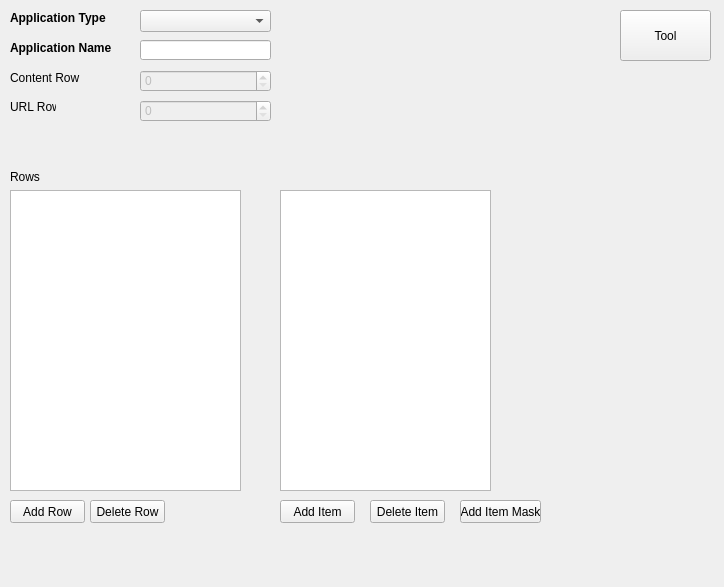
<?xml version="1.0" encoding="UTF-8"?>
<ui version="4.0">
 <class>UI_ThirdPage</class>
 <widget class="QWizardPage" name="UI_ThirdPage">
  <property name="geometry">
   <rect>
    <x>0</x>
    <y>0</y>
    <width>724</width>
    <height>587</height>
   </rect>
  </property>
  <property name="windowTitle">
   <string>WizardPage</string>
  </property>
  <widget class="QListView" name="RowList">
   <property name="geometry">
    <rect>
     <x>10</x>
     <y>190</y>
     <width>231</width>
     <height>301</height>
    </rect>
   </property>
  </widget>
  <widget class="QLabel" name="label">
   <property name="geometry">
    <rect>
     <x>10</x>
     <y>170</y>
     <width>46</width>
     <height>13</height>
    </rect>
   </property>
   <property name="text">
    <string>Rows</string>
   </property>
  </widget>
  <widget class="QListView" name="ItemList">
   <property name="geometry">
    <rect>
     <x>280</x>
     <y>190</y>
     <width>211</width>
     <height>301</height>
    </rect>
   </property>
  </widget>
  <widget class="QPushButton" name="btnAddItem">
   <property name="geometry">
    <rect>
     <x>280</x>
     <y>500</y>
     <width>75</width>
     <height>23</height>
    </rect>
   </property>
   <property name="text">
    <string>Add Item</string>
   </property>
  </widget>
  <widget class="QLabel" name="imgLabel">
   <property name="geometry">
    <rect>
     <x>540</x>
     <y>190</y>
     <width>161</width>
     <height>301</height>
    </rect>
   </property>
   <property name="text">
    <string/>
   </property>
  </widget>
  <widget class="QPushButton" name="btnDelItem">
   <property name="geometry">
    <rect>
     <x>370</x>
     <y>500</y>
     <width>75</width>
     <height>23</height>
    </rect>
   </property>
   <property name="text">
    <string>Delete Item</string>
   </property>
  </widget>
  <widget class="QPushButton" name="btnTool">
   <property name="geometry">
    <rect>
     <x>620</x>
     <y>10</y>
     <width>91</width>
     <height>51</height>
    </rect>
   </property>
   <property name="text">
    <string>Tool</string>
   </property>
  </widget>
  <widget class="QLabel" name="label_2">
   <property name="geometry">
    <rect>
     <x>10</x>
     <y>10</y>
     <width>101</width>
     <height>16</height>
    </rect>
   </property>
   <property name="font">
    <font>
     <weight>75</weight>
     <bold>true</bold>
    </font>
   </property>
   <property name="text">
    <string>Application Type</string>
   </property>
  </widget>
  <widget class="QLabel" name="label_3">
   <property name="geometry">
    <rect>
     <x>10</x>
     <y>40</y>
     <width>101</width>
     <height>16</height>
    </rect>
   </property>
   <property name="font">
    <font>
     <weight>75</weight>
     <bold>true</bold>
    </font>
   </property>
   <property name="text">
    <string>Application Name</string>
   </property>
  </widget>
  <widget class="QLabel" name="label_4">
   <property name="geometry">
    <rect>
     <x>10</x>
     <y>70</y>
     <width>81</width>
     <height>16</height>
    </rect>
   </property>
   <property name="text">
    <string>Content Row</string>
   </property>
  </widget>
  <widget class="QComboBox" name="combox_apptype">
   <property name="geometry">
    <rect>
     <x>140</x>
     <y>10</y>
     <width>131</width>
     <height>22</height>
    </rect>
   </property>
  </widget>
  <widget class="QLineEdit" name="edit_appname">
   <property name="geometry">
    <rect>
     <x>140</x>
     <y>40</y>
     <width>131</width>
     <height>20</height>
    </rect>
   </property>
  </widget>
  <widget class="QSpinBox" name="spinBox_content">
   <property name="enabled">
    <bool>false</bool>
   </property>
   <property name="geometry">
    <rect>
     <x>140</x>
     <y>70</y>
     <width>131</width>
     <height>22</height>
    </rect>
   </property>
  </widget>
  <widget class="QLabel" name="label_5">
   <property name="geometry">
    <rect>
     <x>10</x>
     <y>100</y>
     <width>46</width>
     <height>13</height>
    </rect>
   </property>
   <property name="text">
    <string>URL Row</string>
   </property>
  </widget>
  <widget class="QPushButton" name="btnAddRow">
   <property name="geometry">
    <rect>
     <x>10</x>
     <y>500</y>
     <width>75</width>
     <height>23</height>
    </rect>
   </property>
   <property name="text">
    <string>Add Row</string>
   </property>
  </widget>
  <widget class="QPushButton" name="btnDelRow">
   <property name="geometry">
    <rect>
     <x>90</x>
     <y>500</y>
     <width>75</width>
     <height>23</height>
    </rect>
   </property>
   <property name="text">
    <string>Delete Row</string>
   </property>
  </widget>
  <widget class="QSpinBox" name="spinBox_url">
   <property name="enabled">
    <bool>false</bool>
   </property>
   <property name="geometry">
    <rect>
     <x>140</x>
     <y>100</y>
     <width>131</width>
     <height>22</height>
    </rect>
   </property>
  </widget>
  <widget class="QPushButton" name="btnAddMsk">
   <property name="geometry">
    <rect>
     <x>460</x>
     <y>500</y>
     <width>81</width>
     <height>23</height>
    </rect>
   </property>
   <property name="text">
    <string>Add Item Mask</string>
   </property>
  </widget>
 </widget>
 <resources/>
 <connections/>
</ui>
